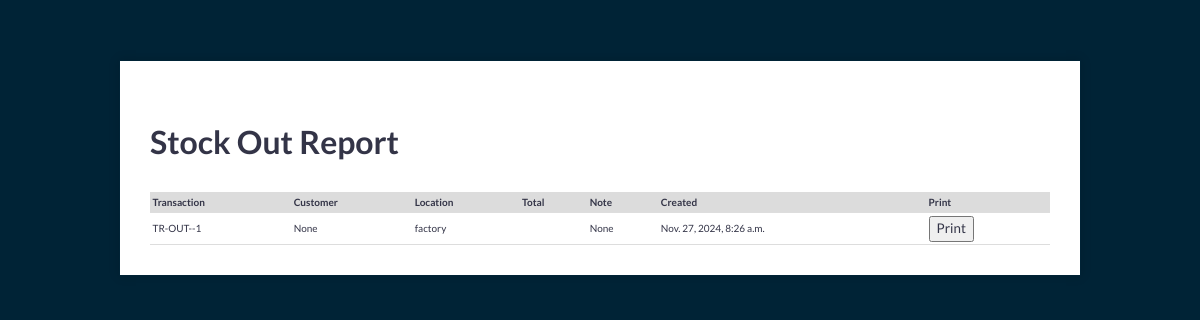
/stock_out/ (signed in), run on the app's committed database.
### WHS/models.py (models this page shows, shortened)
class Stock_Out(models.Model):
    customer = models.ForeignKey(Customer,verbose_name="Customer", related_name='Stock_Out_Customer', on_delete=models.PROTECT,null=True,blank=True)
    location = models.ForeignKey(WHSBranch,verbose_name="Location", related_name='Stock_Out_location', on_delete=models.PROTECT,)
    created=models.DateTimeField(("Created"),auto_now=True)
    updated=models.DateTimeField(("Updated"),auto_now_add=True)
    note = models.CharField("Note",max_length=50, null=True,blank=True)
    def __str__(self):
        return f"TR-OUT--{self.id}"
    class Meta:
        verbose_name_plural = "STOCK_OUT"

### CONF/models.py (models this page shows)
class WHSBranch(models.Model):
    name = models.CharField("Branch",max_length=50, unique=True)
    detail = models.CharField("Detail",max_length=200)
    created=models.DateTimeField(("Created"),auto_now=True)
    updated=models.DateTimeField(("Updated"),auto_now_add=True)
    note = models.CharField("Note",max_length=200, null=True,blank=True)
    def __str__(self):
        return self.name
    class Meta:
        verbose_name_plural = "WHS_Branch"

### WHS/views.py (the view)
# urls.py: path('stock_out/', views.stock_out_all,name='stock_out_all'),
@login_required
def stock_out_all(request):
    all_stock = Stock_Out.objects.all().select_related()
    return render(request, 'stock_out_all.html', {'all_stock': all_stock})

### WHS/templates/stock_out_all.html (shortened to what this page needs)
{% load static %}
<html>
<head>
  <link rel="stylesheet" href="{% static 'css/style.css' %}">
</head>
<body>
  <div class="invoice-box">
    <div class="container">
      <div class="row">
        <div class="row" style="margin-top:20px;">
          <div>
            <h2>Stock Out Report</h2>
          </div>
          <table class="table">
            <tr class="titles">
              <th>Transaction</th>
              <th>Customer</th>
              <th>Location</th>
              <th>Total</th>
              <th>Note</th>
              <th>Created </th>
              <th>Print</th>
              {% for stock in all_stock %}
            </tr>
            <tr class="item">
              <td><span id="ProuductName">{{stock}}</span></td>
              <td><span id="ProductNumUnits">{{stock.customer}}</span></td>
              <td><span id="ProductUnit">{{stock.location}}</span></td>
              <td><span id="ProductUnit">{{stock.Total}}</span></td>
              <td><span id="ProductDiscount">{{stock.note}}</span></td>
              <td><span id="ProductUnitPrice">{{stock.created}}</span></td>
              <td><a href="{% url 'stock_out' stock.id %}"><button type="button" class="btn btn-primary">Print</button></a></td>
            </tr>
            {% endfor %}
          </table>
        </div>
      </div>
    </div>
  </div>
</body>
</html>

### static/css/style.css (style rules this page uses)
html, body { height: 100%; background: #002336; width: 100%; margin: 0; padding: 0; left: 0; top: 0; font-size: 100%; }
* { font-family: "Lato", "Helvetica Neue", "Helvetica", Helvetica, Arial, sans-serif; color: #333447; line-height: 1.5; }
h2 { font-size: 2rem; }
.container { width: 100%; margin-left: auto; margin-right: auto; }
.row { position: relative; width: 100%; }
.row::after { content: ""; display: table; clear: both; }
.invoice-box { background: #ffffff; max-width: 900px; margin: 60px auto; padding: 30px; border: 1px solid #002336; box-shadow: 0 0 10px rgba(0, 0, 0, 0.15); font-size: 15px; line-height: 24px; color: #002336; }
.titles { padding-top: 4px; margin-top: 20px; background: #DCDCDC; font-weight: bold; }
.item:nth-of-type(even) { background: #fff; }
table.table { width: 100%; margin-top: 20px; border-collapse: collapse; }
.table th, .table td { font-size: x-small; text-align: left; padding: 0.25em; }
.table tr { border-bottom: 1px solid #DDD; }

### data on the page
Stock_Out: id "TR-OUT--1", customer "None", location "factory", note "None", created "Nov. 27, 2024, 8:26 a.m."
